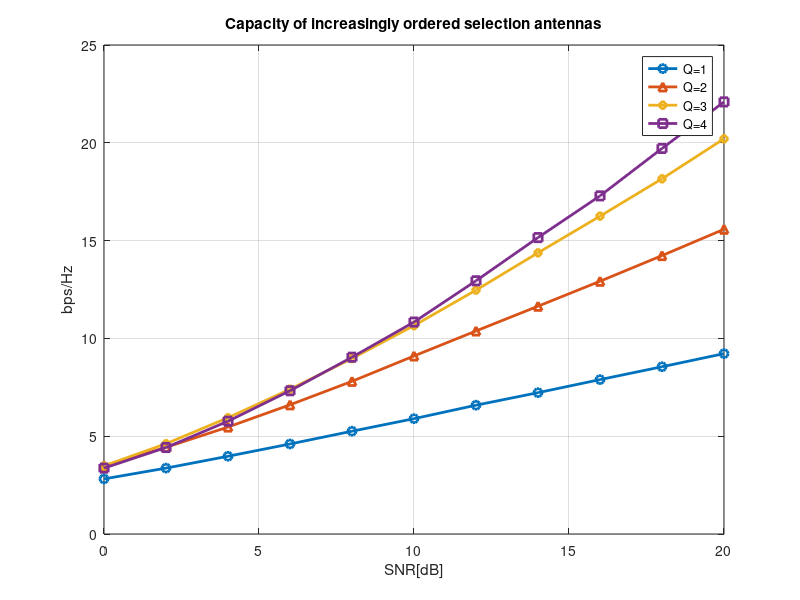

The MATLAB source for this figure:
% MIMO_channel_cap_ant_sel_subopt.m
% Fig.12.9
clear; close all; clc;
sel_method=0; % 0/1 for increasingly/decreasingly ordered selection
NT=4;
NR=4; % Number of transmit/receive antennas
I=eye(NR,NR);
sq2=sqrt(2);
SNRdBs = 0:2:20;
MaxIter=1000;
gss=['-o';'-^';'-d';'-s'];
rng(1);
for sel_ant=1:4 % Number of antennas to select
    sel_capacity = zeros(1,length(SNRdBs));
    for i_SNR=1:length(SNRdBs)
        SNRdB = SNRdBs(i_SNR);
        SNR_sel_ant = 10^(SNRdB/10)/sel_ant;
        cum = 0;
        for i=1:MaxIter
            if sel_method==0
                sel_ant_indices=[];
                rem_ant_indices=1:NT;
            else
                sel_ant_indices=1:NT;
                del_ant_indices=[];
            end
            H = (randn(NR,NT)+1i*randn(NR,NT))/sq2;
            if sel_method==0 %increasingly ordered selection method
                for current_sel_ant_number=1:sel_ant
                    clear log_SH;
                    for n=1:length(rem_ant_indices)
                        Hn = H(:,[sel_ant_indices rem_ant_indices(n)]);
                        log_SH(n) = log2(real(det(I+SNR_sel_ant*Hn*(Hn'))));
                    end
                    maximum_capacity = max(log_SH);
                    selected = find(log_SH==maximum_capacity);
                    sel_ant_index = rem_ant_indices(selected);
                    rem_ant_indices = [rem_ant_indices(1:selected-1) rem_ant_indices(selected+1:end)];
                    sel_ant_indices = [sel_ant_indices sel_ant_index];
                end
            else %decreasingly ordered selection method
                for current_del_ant_number=1:NT-sel_ant
                    clear log_SH;
                    for n=1:length(sel_ant_indices)
                        Hn = H(:,[sel_ant_indices(1:n-1) sel_ant_indices(n+1:end)]);
                        log_SH(n) = log2(real(det(I+SNR_sel_ant*Hn*(Hn'))));
                    end
                    maximum_capacity = max(log_SH);
                    selected = find(log_SH==maximum_capacity);
                    sel_ant_indices = [sel_ant_indices(1:selected-1) sel_ant_indices(selected+1:end)];
                end
            end
            cum = cum + maximum_capacity;
        end
        sel_capacity(i_SNR) = cum/MaxIter;
    end
    plot(SNRdBs,sel_capacity,gss(sel_ant,:), 'LineWidth',2);hold on;
end
grid on;
xlabel('SNR[dB]');ylabel('bps/Hz');
legend('Q=1','Q=2','Q=3','Q=4')
switch sel_method
    case 0
        title('Capacity of increasingly ordered selection antennas')

    case 1
        title('Capacity of decreasingly ordered selection antennas')
end